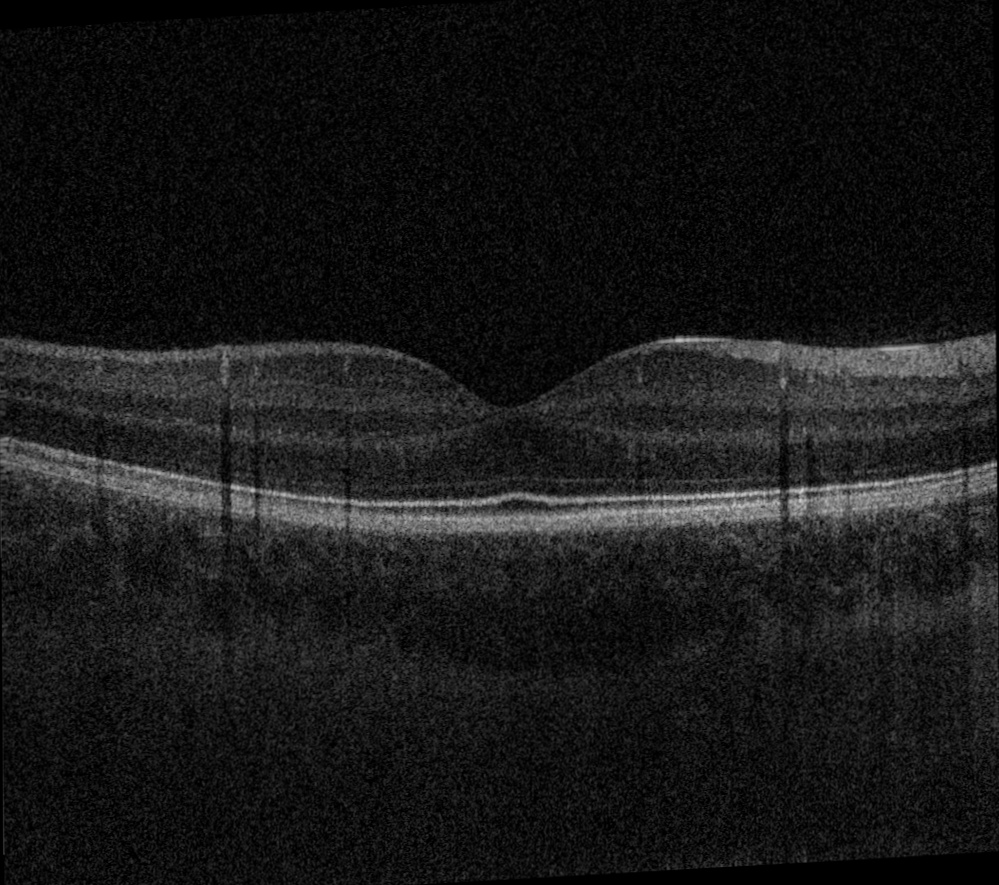
#> input picture images/original.png, 999 x 885 px, found by its file name
$ python main3.py
#> lines starting #> are read from the running program, lines starting #| are printed output that depends on the picture
### src/Drawing.py
import numpy as np
import imageio

import matplotlib.pyplot as plt
import matplotlib.patches as mpatches

from Camo_Worm import Camo_Worm

from skimage.segmentation import chan_vese
import scipy.ndimage as ndimage

# Global variables

IMAGE_DIR = 'images'
IMAGE_NAME='original'
MASK = [320, 560, 160, 880] # ymin ymax xmin xmax

# Read, crop and display image and stats

def crop(image, mask):
    h, w = np.shape(image)
    return image[max(mask[0],0):min(mask[1],h), max(mask[2],0):min(mask[3],w)]

def prep_image():
    imdir = IMAGE_DIR
    imname = IMAGE_NAME
    mask = MASK

    print("Image name (shape) (intensity max, min, mean, std)\n")
    image = np.flipud(crop(imageio.imread(imdir+'/'+imname+".png"), mask))
#> in crop, `h, w = np.shape(image)`: h = 885; w = 999
#> in crop, `return image[max(mask[0],0):min(mask[1],h), max(mask[2],0):min(mask[3]..`:
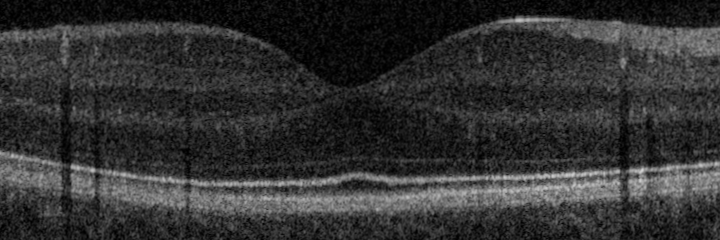
#> returned value: shape (240, 720); min 0, max 210, mean 49.3
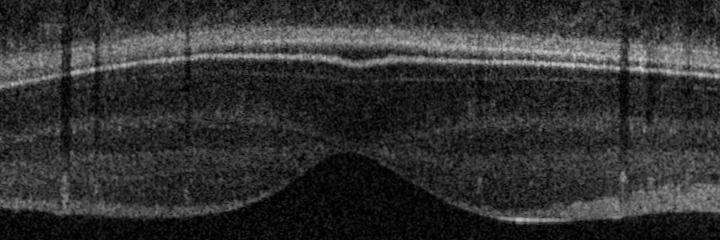
#> image: shape (240, 720); min 0, max 210, mean 49.3
    print("{} {} ({}, {}, {}, {})".format(imname, np.shape(image), np.max(image), np.min(image), round(np.mean(image),1), round(np.std(image),1)))
#| original (240, 720) (210, 0, 49.3, 34.8)
    plt.imshow(image, vmin=0, vmax=255, cmap='gray', origin='lower') # use vmin and vmax to stop imshow from scaling
    plt.show()
    return image


# [4 lines left out: function get_smoothed, not called in this run]


class Drawing:
    def __init__ (self, image):
        self.fig, self.ax = plt.subplots()
        self.image = image
        self.im = self.ax.imshow(self.image, cmap='gray', origin='lower')

    def add_patches(self, patches):
        try:
            for patch in patches:
                self.ax.add_patch(patch)
        except TypeError:
            self.ax.add_patch(patches)

    # [6 lines left out: function add_dots, not called in this run]

    def add_worms(self, worms):
        try:
            self.add_patches([w.patch() for w in worms])
        except TypeError:
            self.add_patches([worms.patch()])

    def add_rect(self, x, y, width, height):
        self.add_patches(mpatches.Rectangle((x, y), width, height, linewidth=1, edgecolor='r', facecolor='none'))

    def show(self):
        plt.show()

    def add_title(self, title):
        plt.title(title)

    def save(self, path_to_save):
        plt.savefig(path_to_save)


    # [15 lines left out: function add_worm_with_details, not called in this run]

### src/Camo_Worm.py
import numpy as np
import matplotlib.path as mpath
import matplotlib.patches as mpatches
import matplotlib.bezier as mbezier
from sklearn.metrics.pairwise import euclidean_distances


Path = mpath.Path


class Camo_Worm:
    def __init__(self, x, y, r, theta, deviation_r, deviation_gamma, width, colour):
        self.x = x
        self.y = y
        self.r = r
        self.theta = theta
        self.dr = deviation_r
        self.dgamma = deviation_gamma
        self.width = width
        self.colour = colour
        self.p0 = [self.x - self.r * np.cos(self.theta), self.y - self.r * np.sin(self.theta)]
        self.p2 = [self.x + self.r * np.cos(self.theta), self.y + self.r * np.sin(self.theta)]
        self.p1 = [self.x + self.dr * np.cos(self.theta+self.dgamma), self.y + self.dr * np.sin(self.theta+self.dgamma)]
        self.bezier = mbezier.BezierSegment(np.array([self.p0, self.p1,self.p2]))

    def control_points (self):
        return self.bezier.control_points

    def path (self):
        return mpath.Path(self.control_points(), [Path.MOVETO, Path.CURVE3, Path.CURVE3])

    def patch (self):
        return mpatches.PathPatch(self.path(), fc='None', ec=str(self.colour), lw=self.width, capstyle='round')

    # [14 lines left out: functions intermediate_points, approx_length, colour_at_t, not called in this run]

    def centre_point(self):
        return (self.x, self.y)

    # [9 lines left out: function print_deets, not called in this run]


def random_worm (imshape, init_params):
    """
        Example of a random worm. You may do this differently.
        centre points, angles and colour chosen from uniform distributions
        lengths chosen from normal distributions with two std parameters passed
        width chosen from gamma distribution with shape parameter 3 and scale passed
    """

    # Just a Random number GENERATOR that will be used later for "generating random numbers"
    rng = np.random.default_rng()

    (radius_std, deviation_std, width_theta) = init_params
    (ylim, xlim) = imshape
    midx = xlim * rng.random()
    midy = ylim * rng.random()
    r = radius_std * np.abs(rng.standard_normal())
    theta = rng.random() * np.pi
    dr = deviation_std * np.abs(rng.standard_normal())
    dgamma = rng.random() * np.pi
    colour = rng.random()
    width = width_theta * rng.standard_gamma(3)
    return Camo_Worm(midx, midy, r, theta, dr, dgamma, width, colour)


# [9 lines left out: function initialise_random_clew, not called in this run]

### src/main3.py
from re import U
import numpy as np
import random

from Camo_Worm import random_worm, Camo_Worm
from Drawing import Drawing, prep_image
from cost_function import costfn

class Algorithm():
    clew: list[Camo_Worm] = []
    image: np.ndarray = np.zeros((1,1))
    init_params: tuple = (1, 30, 3)

    INTERNAL_PARAMS = ['x', 'y', 'colour']
    OTHER_PARAMS = ['r', 'theta', 'width', 'dr', 'dgamma']
    ALL_PARAMS = ['x', 'y', 'colour', 'r', 'theta', 'width', 'dr', 'dgamma']
    POINTS_ON_CURVE_COUNT = 100

    # initialise a clew of random worms
    def __init__(self, size, image, init_params):
        self.init_params = init_params
        self.image = image

        for i in range(size):
            worm = random_worm(self.image.shape, self.init_params)
            self.clew.append(worm)
        self.image = image

    # fitness function
    def fitness(self, clew):
        # loop over clew
        cost_score = 0
        for index, item in enumerate(clew):
            # calculate fitness
            cost_score += costfn(self.clew, index, self.image.shape, self.image)

        return cost_score

    #crossover function
    def crossover(self, parent1, parent2, probability=0.5):
        child1_params = {}
        child2_params = {}

        parent_pair = [parent1, parent2]

        if random.random() < probability:
            # choosing a crossover point
            # choose a random integer between 0 and the length of params
            param_chosen = self.ALL_PARAMS[random.randrange(1, len(self.ALL_PARAMS) - 1)]

            # clone parent params to child
            for param in self.ALL_PARAMS:
                child1_params[param] = parent_pair[0].__getattribute__(param)
                child2_params[param] = parent_pair[1].__getattribute__(param)

            # loop until param and swap param values between parents
            for index, param in enumerate(self.ALL_PARAMS):
                # swap parameter values
                child1_params[param] = parent_pair[1].__getattribute__(param)
                child2_params[param] = parent_pair[0].__getattribute__(param)

                if param == param_chosen:
                    break

            # create params from child params
            child1 = Camo_Worm(child1_params['x'], child1_params['y'], child1_params['r'], child1_params['theta'], child1_params['dr'], child1_params['dgamma'], child1_params['width'], child1_params['colour'])
            child2 = Camo_Worm(child2_params['x'], child2_params['y'], child2_params['r'], child2_params['theta'], child2_params['dr'], child2_params['dgamma'], child2_params['width'], child2_params['colour'])

            return child1, child2

        return parent1, parent2

    # mutate function
    # add a probability
    def mutate(self, member, probability=0.5):
        if random.random() < probability:
            random_param = random.choice(self.ALL_PARAMS)
            rand_worm = random_worm(self.image.shape, self.init_params)
            member.__setattr__(random_param, rand_worm.__getattribute__(random_param))

        return member

    # create_new_population function
    def create_next_generation(self, population):
        # choose top 50 percent of population
        best_population = population[:int(len(population) / 2)]

        # step 1 - an array of new population
        new_population = []
        # step 2 - loop over pairs of population
        for i in range(0, len(best_population), 2):
            # step 3 - crossover
            child1, child2 = self.crossover(best_population[i], best_population[i+1], probability=1)

            # step 4 - mutate
            child1 = self.mutate(child1)
            child2 = self.mutate(child2)

            # step 5 - add to new population
            new_population.append(child1)
            new_population.append(child2)

        # add 50% random worms to new population
        for i in range(int(len(population) / 2)):
            new_population.append(random_worm(self.image.shape, self.init_params))

        return new_population


    def internal_cost(self, population, index):
        worm = population[index]
        cost = 0
        # worm should be longer
        length = worm.r * 2
        width = worm.width

        return (length * width) / (self.image.shape[0])

    def environmental_cost(self, population, index):
        # get intermediate points
        worm = population[index]
        points = worm.intermediate_points(self.POINTS_ON_CURVE_COUNT)

        # loop over intermediate points
        # find intensity
        diff = 0
        prev = 0
        for point in points:
            x = int(max(0, min(image.shape[1]-1, point[0])))
            y = int(max(0, min(image.shape[0]-1, point[1])))

            diff += abs(int(image[y, x]) - int(prev))
            prev = image[y, x]

        # smootheness score - not sure this is a good way to scale it to be 0 ... 1
        return 1 - 1/diff

    def costfn(self, population, index):
        # longer the length is, higher the score to return
        return self.internal_cost(population, index)

    def run_algo(self, number_of_iterations, population_size):
        # Step 1 - Generate a random population
        population = []
        for i in range(population_size):
            population.append(random_worm(self.image.shape, self.init_params))

        # Step 2 - Evaluate fitness
        fitness = [self.costfn(population, i ) for i in range(len(population))]

        for i in range(number_of_iterations):
            # Step 4 - Get Fitness
            fitness = [self.costfn(population, i) for i in range(len(population))]

            # Step 3 - Sort by the fitness
            zipped = zip(population, fitness)
            zipped = sorted(zipped, key=lambda x: x[1], reverse=True)
            population, fitness = zip(*zipped)

            # Step 3 - Create next generation
            population = self.create_next_generation(population)

        self.clew = population

image = prep_image()
img_shape = image.shape
#> img_shape = (240, 720)

algo = Algorithm(20, image, (1, 30, 3))
clew = algo.clew
#> clew = 20 items

# display clew on image
drawing = Drawing(image)
drawing.add_worms(clew)
#> the loop in add_patches, `for patch in patches:` made 20 passes
drawing.show()
#> in show, `plt.show()`:
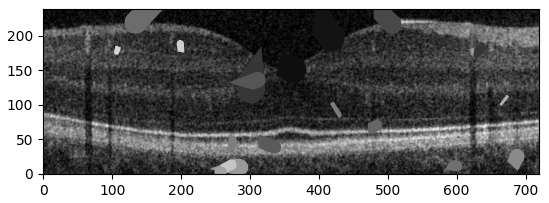
#> figure drawn by matplotlib, 1 panel

algo.run_algo(100, 20)

final_clew = algo.clew

drawing = Drawing(image)
drawing.add_worms(final_clew)
#> the loop in add_patches (call 2), `for patch in patches:` made 20 passes
drawing.show()
#> in show (call 2), `plt.show()`:
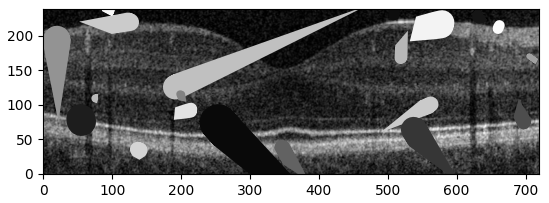
#> figure drawn by matplotlib, 1 panel


print("### Length of initial clew ###")
print(len(clew))
#| 20

print("### Length of Final Clew ###")
print(len(final_clew))
#| 20

$ run again, with images/averaged.png copied over images/original.png
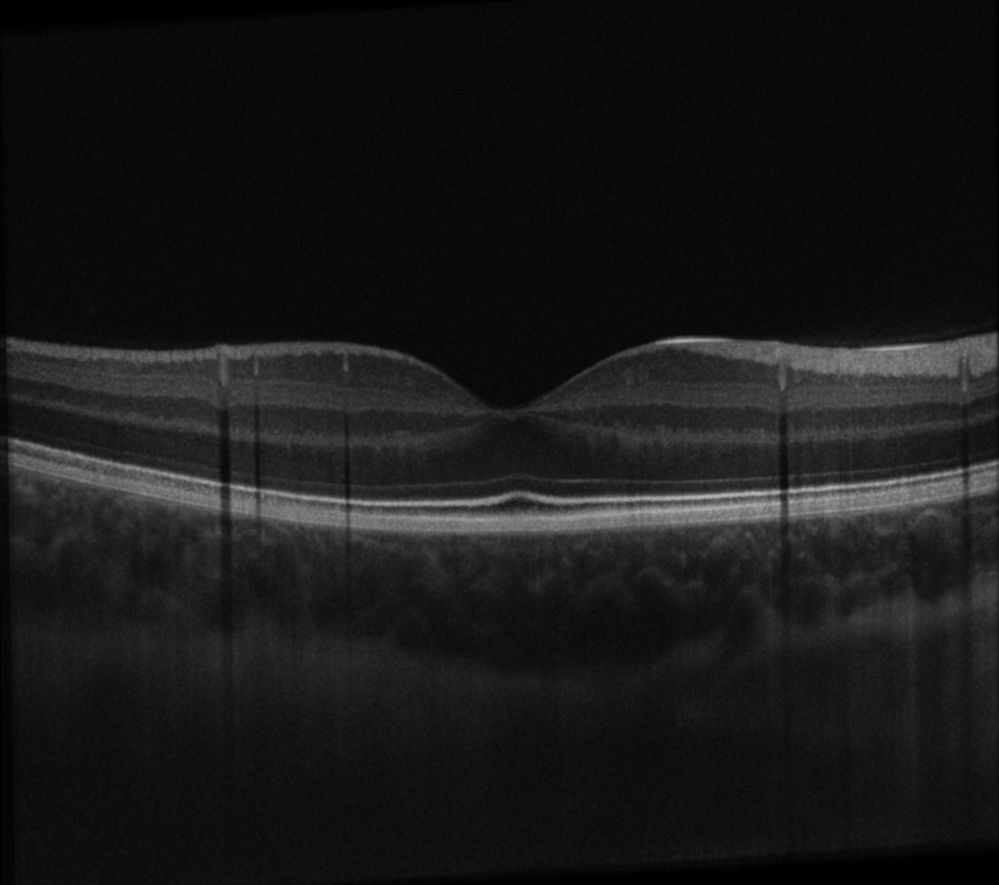
#> input picture images/averaged.png, 999 x 885 px, found by its file name
#> h = 885; w = 999
#> in prep_image, `image = np.flipud(crop(imageio.imread(imdir+'/'+imname+".png"), mask))`:
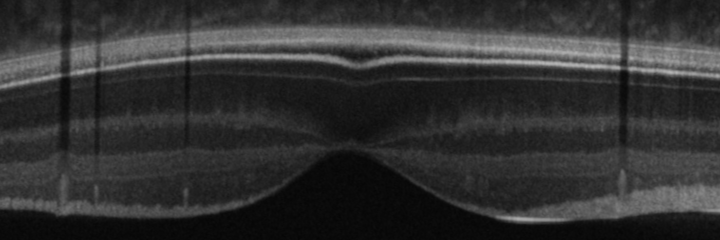
#> image: shape (240, 720); min 5, max 182, mean 49.4
#| original (240, 720) (182, 5, 49.4, 32.4)
#> clew = 20 items
#> the loop in add_patches, `for patch in patches:` made 20 passes
#> the loop in add_patches (call 2), `for patch in patches:` made 20 passes
#> in show (call 2), `plt.show()`:
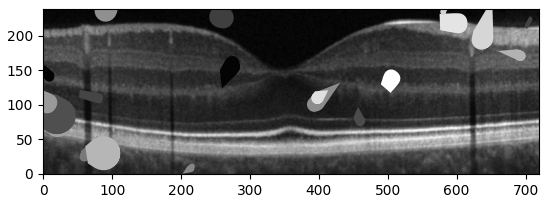
#> figure drawn by matplotlib, 1 panel
#| 20
#| 20
